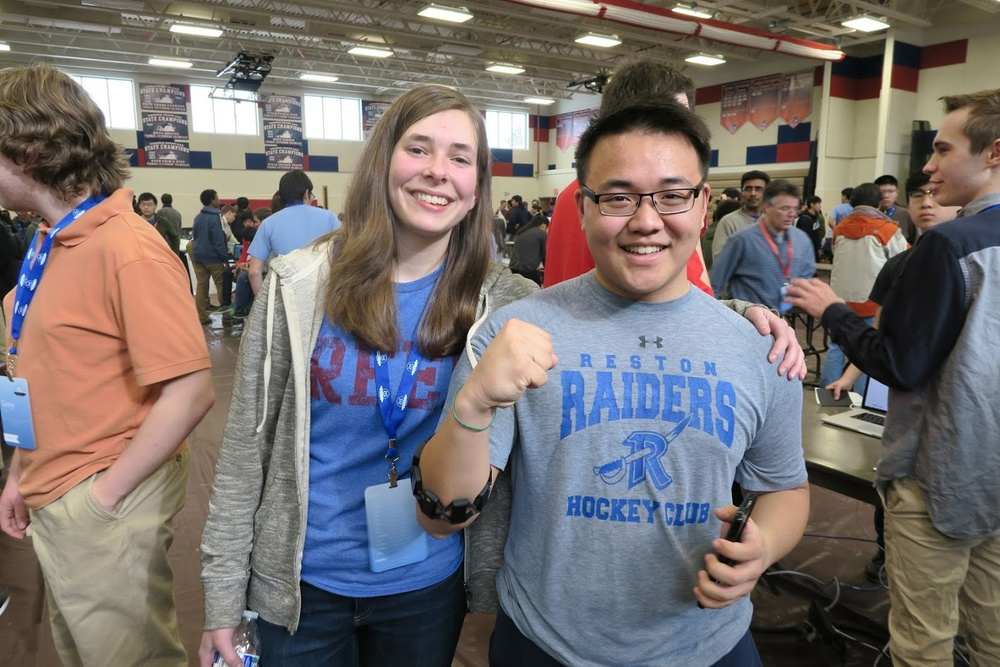
//> input picture ai2/cv/downloaded_images/hacktjsn.jpg, 1000 x 667 px, shrunk from 1417 x 945 before the run
$ ./canny ../../ai2/cv/downloaded_images/hacktjsn.jpg   (built with g++ and OpenCV 4)
//> lines starting //> are read from the running program, lines starting //| are printed output that depends on the picture; after the words box and inside, x2 and y2 are one past the last pixel; in counts of white or black regions, pixels touching at a corner belong together
#include <iostream>
#include <opencv2/core/core.hpp>
#include <opencv2/imgproc/imgproc.hpp>
#include <opencv2/highgui/highgui.hpp>

using std::cout;
using std::cerr;
using std::endl;

#define WINDOW_NAME "CV"
#define DEFAULT_THRES .5

using namespace cv;

int main(int argc, char** argv) {

	if(argc < 2) {
		cerr << "No filename given" << endl;
		return 1;
	}

	double thres = DEFAULT_THRES;
	if(argc < 3) {
		cerr << "Defaulting threshold to " << DEFAULT_THRES << endl;
	} else {
		thres = ::atof(argv[2]);
	}

	Mat img = imread(argv[1], CV_LOAD_IMAGE_COLOR);
//> img is the input picture: 667 rows x 1000 cols, CV_8UC3; mean B, G, R 109.4, 110.8, 117.8
	if(!img.data) {
		cerr << "Could not open or find image" << endl;
		return 2;
	}

	Mat thresh_img = img.clone();
	uchar thresh = (uchar)(thres * 0xfff * 3);
	register int i, j;
	register Vec3b* col = thresh_img.ptr<Vec3b>(i = 0);
//> i = 0
	size_t pixel_size = 3 * (size_t)(&(col[0][1]) - &(col[0][0]));
//> pixel_size = 3

	do {
		for(j=0;j<thresh_img.cols;++j) {
			memset(&(col[j][0]), (col[j][0] + col[j][1] + col[j][2]) > thresh ? 0xfff : 0x0, pixel_size);
		}
	} while(++i<thresh_img.rows && NULL != (col = thresh_img.ptr<Vec3b>(i)));
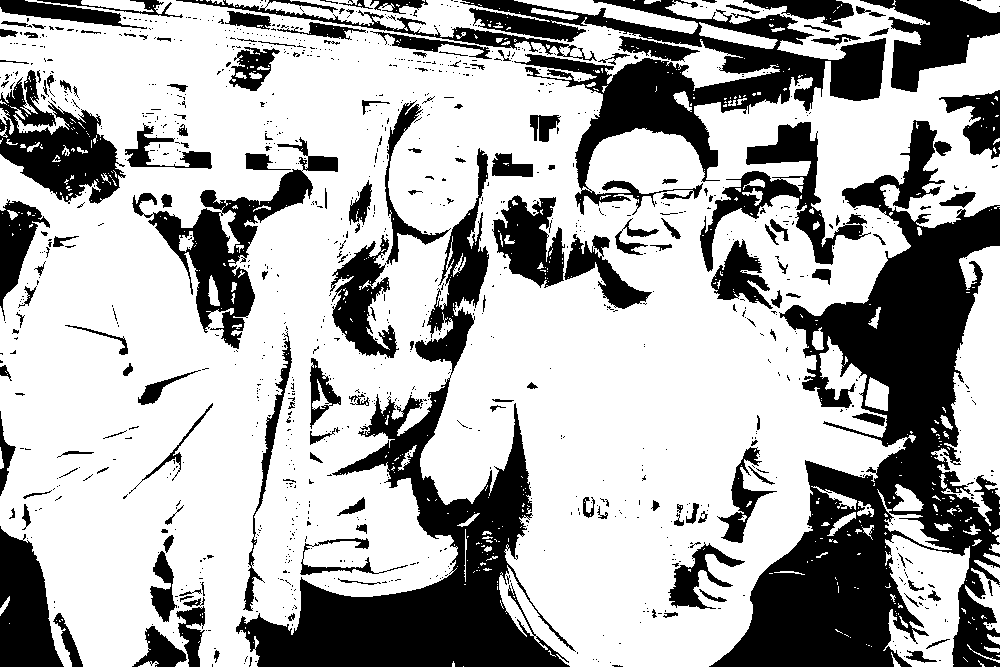
//> thresh_img: 667 rows x 1000 cols, CV_8UC3; 68% white; 1123 black regions (955 under 20 px), largest, box (x1, y1, x2, y2) and area: (709, 120, 1000, 667) 60298, (236, 148, 576, 667) 37817, (460, 0, 886, 215) 24759
//> after the loop, i = 667

	imwrite("out.png", thresh_img);
	return 0;
//> (the program exits here)
